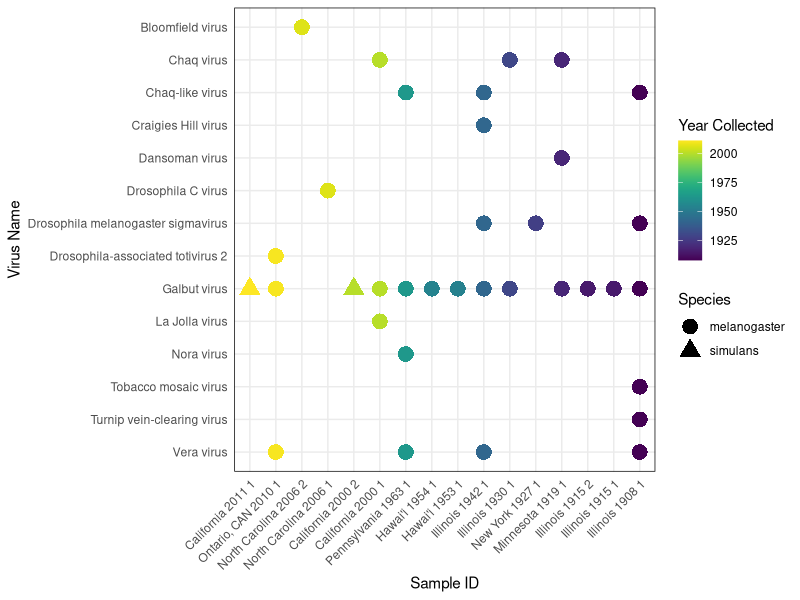
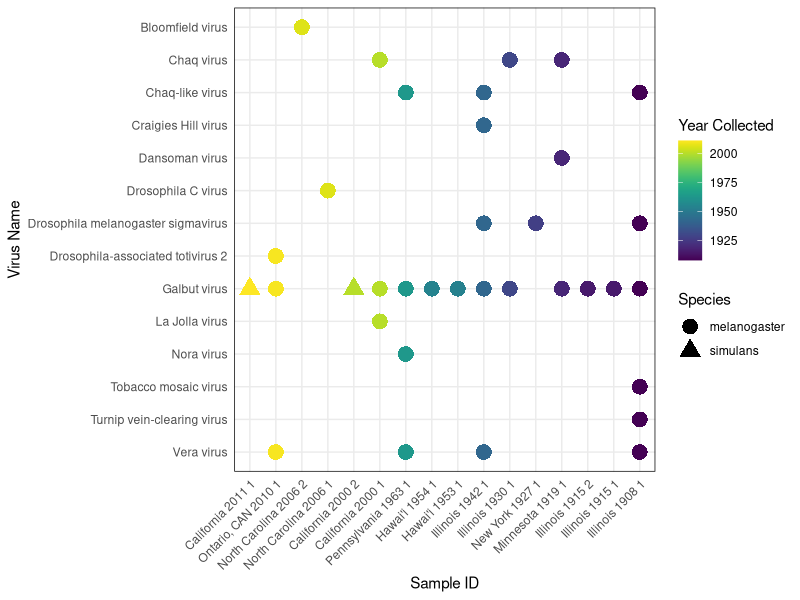

The R script that drew these images, in order:
library(tidyverse)
library(viridis)

other_viruses <- read_csv("metadata/OtherViruses_known.csv")

other_viruses <- other_viruses %>% 
  mutate(id = str_c(sample_location," ",year," ",rep)) %>% 
  mutate(virus_name = as.factor(fct_rev(virus_name)),
         id = factor(id, levels = c("California 2011 1", "Ontario, CAN 2010 1", 
                                    "North Carolina 2006 2", "North Carolina 2006 1", 
                                    "California 2000 2", "California 2000 1",
                                    "Pennsylvania 1963 1", "Hawai'i 1954 1", 
                                    "Hawai'i 1953 1", "Illinois 1942 1", 
                                    "Illinois 1930 1", "New York 1927 1",
                                    "Minnesota 1919 1", "Illinois 1915 2", 
                                    "Illinois 1915 1", "Illinois 1908 1")))


fig <- ggplot(other_viruses, aes(x = id, y = virus_name)) +
  geom_point(aes(color = year, shape = factor(Drosophila_species)), size = 5) +
  scale_color_viridis() +
  theme_minimal(base_size = 11) +
  theme(panel.border = element_rect(linetype = "solid", fill = NA),
        strip.background = element_rect(colour = "black", fill = "white"),
        axis.text.x = element_text(angle = 45, hjust = 1, vjust = 1)) +
  labs(x = "Sample ID", y = "Virus Name", color = "Year Collected", shape = "Species") 

fig
ggsave("plots/virus_pres_abs.pdf", units = "in", width = 10, height = 8)
